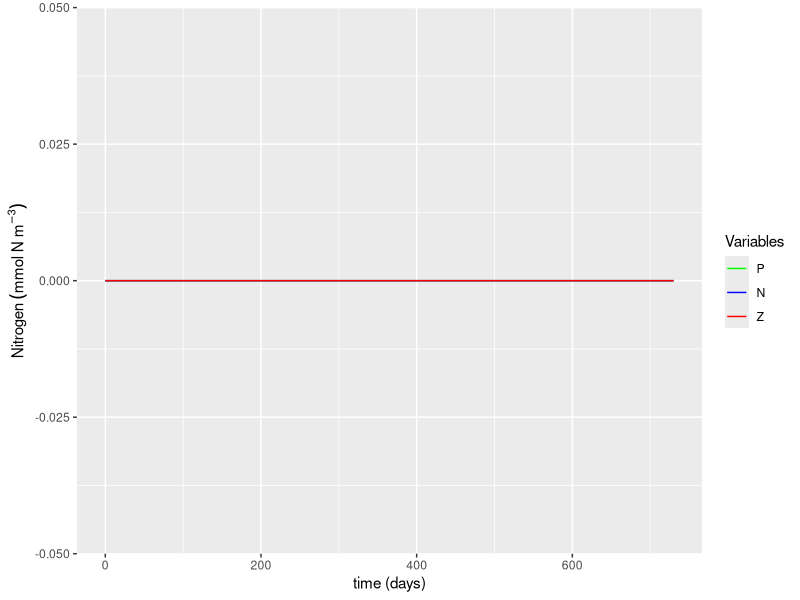

This figure's R source:
library(ggplot2)

# Framework
days <- 365 * 2 # number of days of experiment run (units: days)
dt   <- 0.01    # time-step  (units: days)

# Chores (calculate number of steps, create time vector, create zero vectors, ...)
NoSTEPS <- as.integer(days / dt) # Calculates the number of steps by dividing days by dt and rounding down
time <- seq(from = 0, to = days, length = NoSTEPS) # Create time vector of equally spaced numbers from zero to "days"
P <- numeric(NoSTEPS)      # Make Phytoplankton "empty" vector by making a vector array of zeros (size: NoSTEPS rows by ONE column) (units: mmolN m^-3) 
N <- numeric(NoSTEPS)      # Make Nutrients "empty" vector (same process as above) (units: mmolN m^-3)
Z <- numeric(NoSTEPS)      # Make Zooplankton "empty" vector (same process as above) (units: mmolN m^-3)
L_N <- numeric(NoSTEPS)    # Make "Limitation of N on Phytoplankton" empty vector (same process as above) (units: dimensionless)
L_P <- numeric(NoSTEPS)    # Make "Limitation of P on Zooplankton" empty vector (same process as above) (units: dimensionless)

# For cleanliness, let's pack everything into a data frame
output <- data.frame(t=time,
                     N=N,
                     P=P,
                     Z=Z)

# Plotting ---------------------------------------------------------------------
# Plot 1: Main variables
ggplot(data = output, aes(x=time)) +
  geom_line(aes(y = P, color="P")) +
  geom_line(aes(y = N, color="N")) +
  geom_line(aes(y = Z, color="Z")) +
  labs(x = "time (days)",
       y = expression(Nitrogen~(mmol~N~m^-3))) +
  scale_color_manual("Variables",
                     breaks = c("P", "N", "Z"),
                     labels = c("P", "N", "Z"),
                     values = c("green", "blue", "red"))
